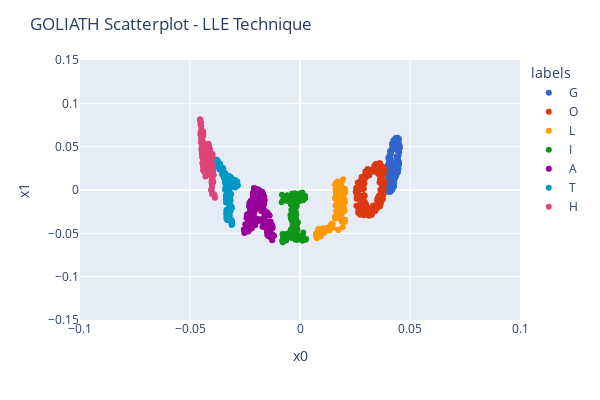

Notebook code cell kept with this figure:
### Code cell
# LLE modifying some parameters: n_neighbors and eigen_solver
model_L3 = LocallyLinearEmbedding(n_neighbors=101, n_components=2, random_state=20,
                               method='modified', eigen_solver='auto')
df_L3 = pd.DataFrame(model_L3.fit_transform(dfS[['x0','x1','x2']]), columns=['x0', 'x1'])
df_L3['labels'] = dfS['labels']

plot_LLE(df_L3)
